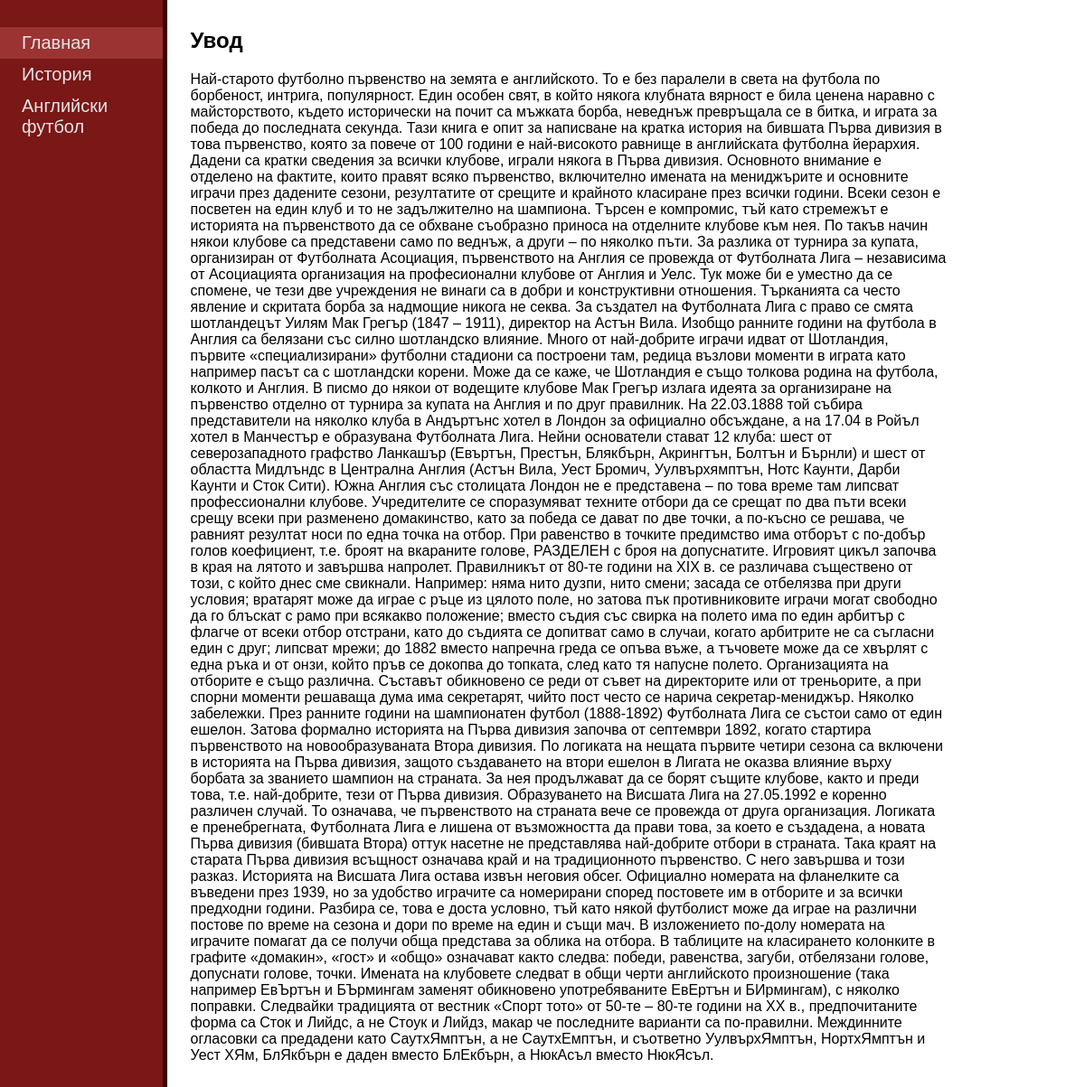
The page / on the database its author committed.
### app/models.py (models this page shows, shortened)
class Textfile(models.Model):
    page = models.CharField(max_length=100)
    heading_level = models.IntegerField(default=1)
    tags = models.CharField(max_length=255, default=None, blank=True, null=True)
    name = models.CharField(max_length=255)
    text = models.TextField(blank=True, null=True)
    parent_page = models.ForeignKey('self', on_delete=models.PROTECT, null=True,blank=True)
    order = models.IntegerField(default=1)
    date_added = models.DateTimeField(default=datetime.now, editable=False)
    key = models.CharField(max_length=64, null=False, default=uuid.uuid4, unique=True,editable=False)
    exclude = ["date_added", "key"]

### app/views.py (the view)
# urls.py: 2. Add a URL to urlpatterns:  path('', views.home, name='home')
def home(request):
    result = Textfile.objects.filter(page=HOMEPAGE_NAME).latest('date_added')
    context = {
        'title': result.name,
        'body': result.text,
    }
    return render(request, 'home.html', context=context)

### app/helpers/template_filters.py (called while the page is built)
@register.simple_tag(takes_context=True)
def add_active_class(context, path_name):
    if reverse(path_name) == context.request.path:
        return 'active'
    return ''

### templates/home.html (shortened to what this page needs)
{% extends "base.html" %}
{% block content %}
<div class="content_container">
    <h2>{{ title }}</h2>
    {{ body | safe }}
</div>
{% endblock %}

### templates/base.html (shortened to what this page needs)
{% load static %}
{% load template_filters %}
<!DOCTYPE html>
<html lang="en">
<head>
    <link rel="stylesheet" href="{% static 'style.css' %}">
</head>
<body>
  {% include "navbar.html" %}
    <div id="content">
        {% block content %}{% endblock %}
    </div>
</body>
</html>

### templates/navbar.html (shortened to what this page needs)
{% load template_filters %}
{% block nav %}
    <nav class="navbar">
      <div id="navbar_links">
        {% block nav-home %}<a class="{% add_active_class 'home' %}" href="{% url 'home' %}">Главная</a> {% endblock %}
        {% block nav-history %}<a class="{% add_active_class 'history' %}" href="{% url 'history' %}">История</a>{% endblock %}
        {% block nav-eng_foot %}<a class="{% add_active_class 'eng_foot' %}" href="{% url 'eng_foot' %}">Английски футбол</a>{% endblock %}
      </div>
    </nav>
    {% endblock %}

### static/style.css (style rules this page uses)
body { margin: 0px; }
* { font-family: Tahoma, Arial, sans-serif; }
#content { float: right; padding-left: 15%; }
.content_container { margin: 3%; margin-right: 15%; text-decoration: none; }

### templates/navbar.html (style rules this page uses)
.navbar { height: 100%; width: 15%; position: fixed; z-index: 1; top: 0; left: 0; background-color: rgb(122, 23, 23); overflow-x: hidden; padding-top: 30px; border-right: 5px solid rgb(61, 0, 0); }
.navbar a { padding: 6px 24px 6px 24px; text-decoration: none; font-size: 20px; color: rgb(228, 228, 228); display: block; font-family: Geneva, Tahoma, sans-serif; }
.navbar a.active { background-color: rgb(155, 51, 51); }

### rows shown on the page
Textfile: name "Увод", text "Най-старото футболно първенство на земята е английското. То е без паралели в света на футбола по борбеност, интрига, популярност. Един особен свят, в който някога клубната вярност е била ценена наравно с майсторството, където исторически на почит са мъжката борба, неведнъж превръщала се в битка, и играта за победа до последната секунда. Тази книга е опит за написване на кратка история на бившата Първа дивизия в това първенство, която за повече от 100 години е най-високото равнище в английската футболна йерархия. Дадени са кратки сведения за всички клубове, играли някога в Първа дивизия. Основното внимание е отделено на фактите, които правят всяко първенство, включително имената на…"
